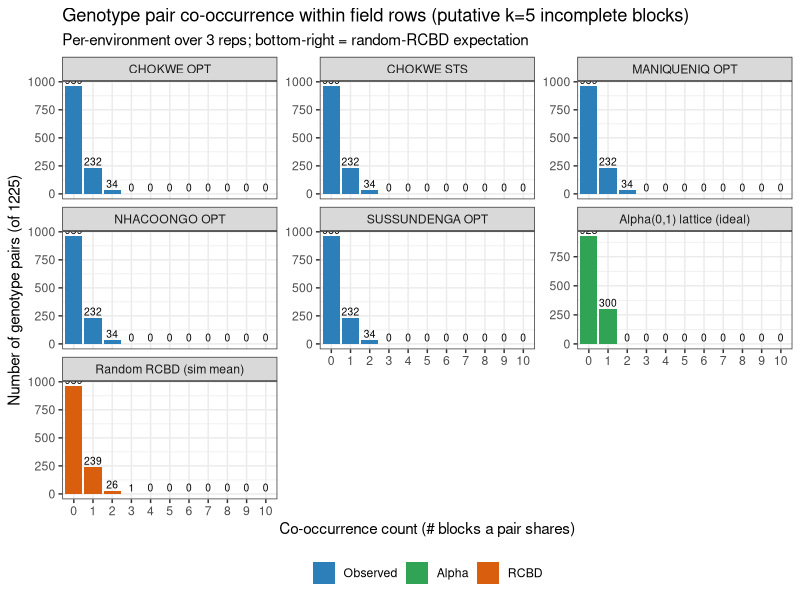

Reproduce this figure in R.
suppressPackageStartupMessages({
  library(readr); library(dplyr); library(tidyr); library(ggplot2)
})

set.seed(20260616)

df <- read_csv("data/multilocation.csv", show_col_types = FALSE) %>%
  rename(ENV = env, REP = rep, GEN = gen) %>%   # env = location x treatment
  mutate(file_order = row_number())             # entry is damaged; use file order

field <- df %>%
  group_by(ENV, REP) %>%
  arrange(file_order, .by_group = TRUE) %>%
  mutate(
    plot_order = row_number(),
    field_row  = ceiling(plot_order / 5),
    pos_in_row = ((plot_order - 1) %% 5) + 1,
    field_col  = if_else(field_row %% 2 == 1, pos_in_row, 6L - pos_in_row)
  ) %>%
  ungroup() %>%
  mutate(GEN = as.integer(GEN))

stopifnot(nrow(field) == 750)   # 5 environments x 3 reps x 50 entries
gens <- sort(unique(field$GEN))
stopifnot(length(gens) == 50)
cat("N genotypes:", length(gens), " range:", min(gens), "-", max(gens), "\n")

# all 1225 unordered pairs
pairs <- t(combn(gens, 2))
pair_key <- function(i, j) paste(pmin(i, j), pmax(i, j), sep = "_")
all_keys <- pair_key(pairs[, 1], pairs[, 2])
stopifnot(length(all_keys) == 1225)

# count co-occurrences within blocks for a given set of (block-id, GEN) rows
cooc_counts <- function(data, block_cols) {
  data <- data %>% mutate(.blk = interaction(across(all_of(block_cols)), drop = TRUE))
  # for each block, all pairs of GEN within it
  cnt <- data %>%
    group_by(.blk) %>%
    summarise(pk = list({
      g <- sort(GEN)
      if (length(g) < 2) character(0) else {
        cb <- combn(g, 2)
        paste(cb[1, ], cb[2, ], sep = "_")
      }
    }), .groups = "drop") %>%
    tidyr::unnest(pk) %>%
    count(pk, name = "cooc")
  # join to full pair list, fill 0
  full <- tibble(pk = all_keys) %>%
    left_join(cnt, by = "pk") %>%
    mutate(cooc = replace_na(cooc, 0L))
  full$cooc
}

dist_table <- function(counts, maxc) {
  tab <- table(factor(counts, levels = 0:maxc))
  as.integer(tab)
}

# (a) per environment, blocks = ENV,REP,field_row, counting across the 3 reps of that ENV
envs <- sort(unique(field$ENV))
maxc_overall <- 0
per_env <- lapply(envs, function(e) {
  sub <- field %>% filter(ENV == e)
  cooc_counts(sub, c("REP", "field_row"))
})
names(per_env) <- envs
maxc_env <- max(sapply(per_env, max))

# (b) pooled across all 15 replicates (5 env x 3 reps)
pooled <- cooc_counts(field, c("ENV", "REP", "field_row"))
maxc_pool <- max(pooled)

maxc <- max(maxc_env, maxc_pool)

cat("\n=== (a) PER-ENVIRONMENT distribution (3 reps each) ===\n")
env_tab <- sapply(per_env, dist_table, maxc = maxc)
rownames(env_tab) <- paste0("count=", 0:maxc)
print(env_tab)

cat("\n=== (b) POOLED (15 reps) distribution ===\n")
pool_tab <- dist_table(pooled, maxc = maxc)
names(pool_tab) <- paste0("count=", 0:maxc)
print(pool_tab)

cat("\nMax co-occurrence (per-env):", maxc_env,
    " | (pooled):", maxc_pool, "\n")
cat("# pairs exceeding 1 (per-env, any ENV):",
    sum(sapply(per_env, function(x) sum(x > 1))), "\n")
cat("# pairs exceeding 1 (pooled):", sum(pooled > 1), "\n")

# (c) simulated random RCBD: per-environment (3 reps), permute 50 gens into 10 rows of 5
n_sim <- 1000
sim_maxc <- maxc
sim_accum <- matrix(0, nrow = sim_maxc + 1, ncol = 1)
# template: one ENV with 3 reps x 10 rows x 5 = 150 plots
sim_block <- expand.grid(REP = 1:3, field_row = 1:10, slot = 1:5)
for (s in seq_len(n_sim)) {
  d <- sim_block
  d$GEN <- unlist(lapply(1:3, function(r) sample(gens, 50)))
  cc <- cooc_counts(d %>% mutate(across(c(REP, field_row), as.integer)),
                    c("REP", "field_row"))
  t <- table(factor(cc, levels = 0:sim_maxc))
  sim_accum <- sim_accum + as.integer(t)
}
sim_mean <- sim_accum / n_sim
rownames(sim_mean) <- paste0("count=", 0:sim_maxc)
cat("\n=== (c) SIMULATED RANDOM RCBD per-env expectation (mean # pairs, n_sim=", n_sim, ") ===\n", sep = "")
print(round(sim_mean[, 1], 2))

# ---- PLOT ----
plot_df <- bind_rows(lapply(envs, function(e) {
  tibble(count = 0:maxc, pairs = dist_table(per_env[[e]], maxc),
         panel = e, type = "Observed")
}))
sim_df <- tibble(count = 0:maxc, pairs = sim_mean[, 1],
                 panel = "Random RCBD (sim mean)", type = "RCBD")

# (d) ideal alpha(0,1)-lattice expectation (deterministic)
#   v=50, k=5, s=10, r=3 reps/env -> within-block pairs = r*s*choose(k,2) = 300
#   resolvable alpha(0,1): no pair concurs >1, so count=1 -> 300, count=0 -> 925
alpha_pairs <- numeric(maxc + 1)
alpha_pairs[1] <- 925  # count = 0
alpha_pairs[2] <- 300  # count = 1  (counts >=2 stay 0)
alpha_df <- tibble(count = 0:maxc, pairs = alpha_pairs,
                   panel = "Alpha(0,1) lattice (ideal)", type = "Alpha")

plot_all <- bind_rows(plot_df, sim_df, alpha_df)
# 5 env panels + ideal alpha + random-RCBD expectation, in a 3-column grid
plot_all$panel <- factor(plot_all$panel,
                         levels = c(envs, "Alpha(0,1) lattice (ideal)",
                                    "Random RCBD (sim mean)"))
plot_all$type <- factor(plot_all$type, levels = c("Observed", "Alpha", "RCBD"))

p <- ggplot(plot_all, aes(x = factor(count), y = pairs, fill = type)) +
  geom_col() +
  geom_text(aes(label = round(pairs)), vjust = -0.3, size = 2.6) +
  facet_wrap(~ panel, ncol = 3, scales = "free_y") +
  scale_fill_manual(values = c(Observed = "#2c7fb8", Alpha = "#31a354",
                               RCBD = "#d95f0e")) +
  labs(
    title = "Genotype pair co-occurrence within field rows (putative k=5 incomplete blocks)",
    subtitle = "Per-environment over 3 reps; bottom-right = random-RCBD expectation",
    x = "Co-occurrence count (# blocks a pair shares)",
    y = "Number of genotype pairs (of 1225)",
    fill = NULL
  ) +
  theme_bw(base_size = 11) +
  theme(legend.position = "bottom")

ggsave("output/cooccurrence_distribution.png", p,
       width = 10, height = 6, dpi = 150)
cat("\nPNG saved.\n")
